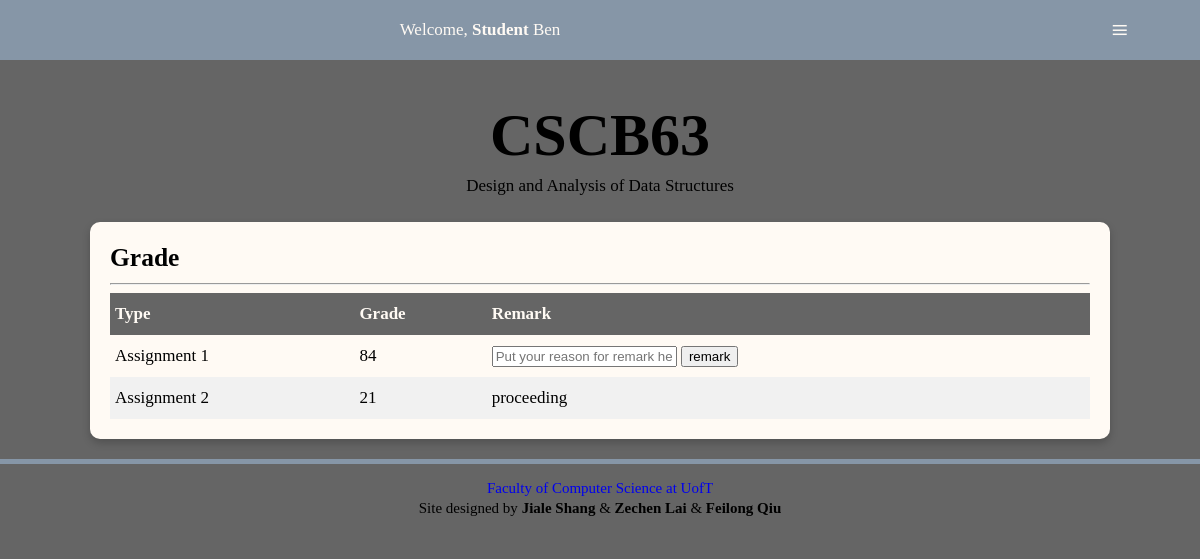
The page /grade (signed in) on the database its author committed.
### tables this page shows
CREATE TABLE "Grades" (
	"username"	NVARCHAR(25) NOT NULL,
	"ename"	NVARCHAR(25) NOT NULL,
	"grade"	INTEGER NOT NULL,
	"remark"	INTEGER,
	"request"	NVARCHAR(255),
	PRIMARY KEY("username","ename"),
	FOREIGN KEY("username") REFERENCES "Users"("username")
);

### app.py (the view)
@app.route("/grade",methods=['GET','POST'])
def grade():
    if not 'user' in session:
        return redirect(url_for('home'))
    db=get_db()
    db.row_factory = make_dicts
    if session['user']['type']:
        students=get_student_table()
        events=get_event_table()
        grades = get_grade_table()
        return render_template('grade_i.html',event=events,user=session['user'],grade=grades,student=students)
    else:
        grades = get_grade_table()
        return render_template('grade_s.html',user=session['user'],grade=grades)

### app.py (called while the page is built)
def get_db():
    db=getattr(g,'_database',None)
    if db is None:
        db=g._database=sqlite3.connect(DATABASE)
    return db

def make_dicts(cursor, row):
    return dict((cursor.description[idx][0],value)
                for idx,value in enumerate(row))

def query_db(query, args=(),one=False):
    cur = get_db().execute(query,args)
    rv = cur.fetchall()
    cur.close()
    return (rv[0] if rv else None) if one else rv

def get_grade_table():
    db=get_db()
    db.row_factory = make_dicts
    grades=[]
    username=session['user']['username']
    if session['user']['type']:
        for grade in query_db("select distinct username, grade, remark, ename,request from Grades natural join Takes where cid in (select cid from Takes where username=?)", [username]):
            grades.append(grade)
    else:
        for grade in query_db("select * from Grades where username=?", [username]):
            grades.append(grade)
    db.close()
    return grades

@app.teardown_appcontext
def close_connection(exception):
    db = getattr(g, '_database', None)
    if db is not None:
        db.close()

### templates/grade_s.html (shortened to what this page needs)
<!DOCTYPE html>
<html lang="en">
<head>
<link href="../static/style.css" rel="stylesheet">
</head>
<body>
  <nav>
    <div id="menu-title">Welcome, <strong>Student</strong> {{ user['name']['first_name'] }}</div>
    <label for="drop" class="button">≡</label>
  </nav>
  <div class="content">
    <div class="title">
      <h1>CSCB63</h1>
      <p>Design and Analysis of Data Structures</p>
    </div>
    <section>
      <h2>Grade</h2><hr>
      <div class="table">
        <div class="heading">
          <div class="cell">Type</div>
          <div class="cell">Grade</div>
          <div class="cell">Remark</div>
        </div>
          {% for item in grade %}
          <div class="row">
              <div class="cell">{{ item['ename'] }}</div>
              <div class="cell">{{ item['grade'] }}</div>
              <div class="cell">
              {% if item['remark'] == 1 %}
                proceeding
              {% elif item['remark'] == -1 %}
                remarked
              {% else %}
                <form method="post" action="/grade-remark">
                    <input type="text" class="remark-content" maxlength="255" value="" placeholder="Put your reason for remark here." name="remark_request">
                    <input type="submit" value ="remark">
                </form>
              {% endif %}
              </div>
          </div>
          {% endfor %}
      </div>
    </section>
  </div>
  <div id="footer">
    <p><a href="http://web.cs.toronto.edu">Faculty of Computer Science at UofT</a></p>
    <p>Site designed by <strong>Jiale Shang</strong> & <strong>Zechen Lai</strong> & <strong>Feilong Qiu</strong></p>
  </div>
</body>
</html>

### static/style.css (style rules this page uses)
body { background: #656565; font-size:17px; line-height: 32px; margin: 0; padding: 0; word-wrap:break-word !important; }
ul, p,h1,h2,h3 { margin:0; }
.title { text-align:center; margin-top: 100px; }
h1 { font-size:60px; line-height: 70px; }
.content { width: 85%; margin: 0 auto; margin-top: 30px; max-width: 1200px; min-width: 375px; }
a { text-decoration: none; }
section { box-shadow: 0 4px 8px 0 rgba(0,0,0,0.2); transition: 0.3s; margin:20px 0; padding: 20px; background: #fffaf4; border-radius: 10px; overflow: auto; }
.button, [id^=drop], .mobile-split { display: none; }
nav { margin:0; padding: 0; background-color: #8696a7; width: 100%; position: fixed; top:0; overflow: visible; }
#menu-title { display: block; padding: 0 30px; float: left; font-size:20px; line-height: 60px; color:#fffaf4; }
nav:after { content:""; display:table; clear:both; }
.table { display: table; width: 100%; }
.heading { display: table-row; font-weight: bold; background: #656565; color: #fffaf4; }
.row { display: table-row; }
.row:nth-child(odd) { background: #f1f1f1; }
.cell { display: table-cell; padding: 5px; }
#footer { padding:10px; text-align:center; border-top: 5px solid #8696a7; padding-top: 1%; }
#footer p { margin:5px; line-height: 15px; font-size: 15px; }
#footer a { text-decoration: none; transition: 0.4s; }
@media all and (max-width : 1227px) { #menu-title { padding: 0; width: 80%; text-align: center; float: left; font-size: 17px; } }
@media all and (max-width : 1227px) { nav ,nav ul { margin: 0; } }
@media all and (max-width : 1227px) { .button { display: block; background-color: #8696a7; padding:14px 20px; font-size:30px; text-decoration:none; float: right; border:none; width:10%; } }
@media all and (max-width : 1227px) { nav a:hover, nav ul ul a, nav ul ul, .button { color:#fffaf4; text-align: center; } }

### rows shown on the page
Grades: ename "Assignment 1", grade "84"
Grades: ename "Assignment 2", grade "21", remark "proceeding"

### other values the page prints
{{ user['name']['first_name'] }} "Ben"
